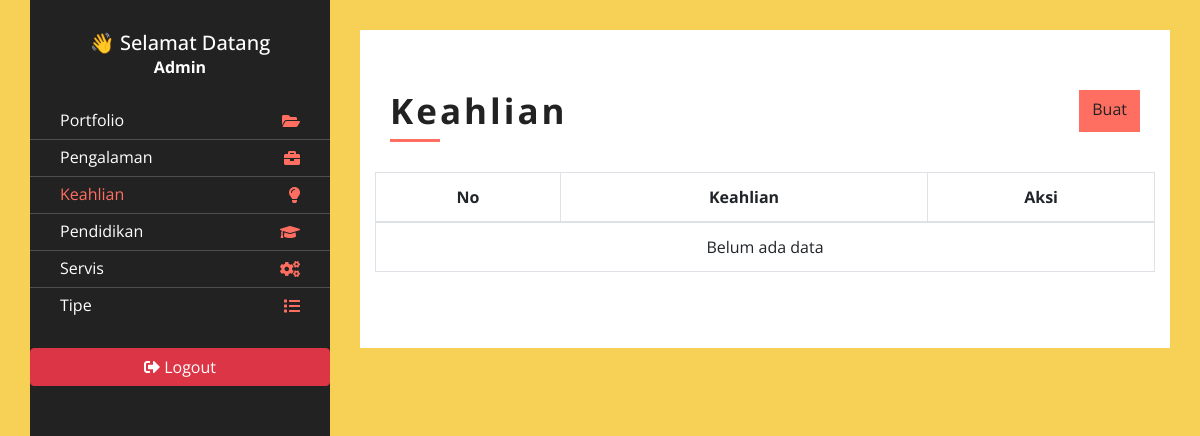
The app's page /admin/index.php?page=skill (signed in), older data.
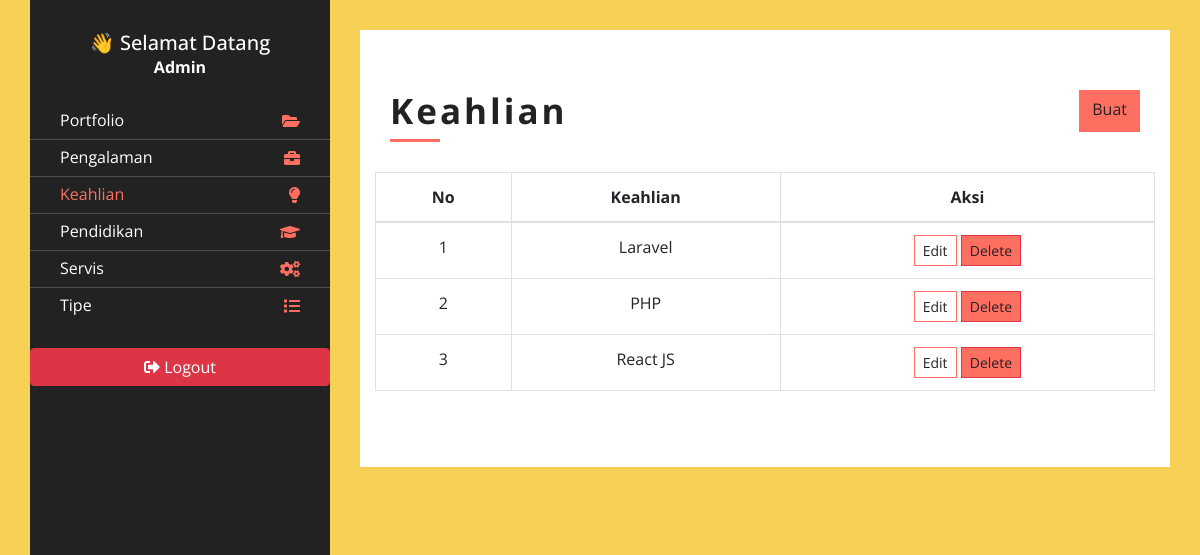
The same page, newer data.
### tables this page shows
CREATE TABLE `skills` (
  `id` int(11) NOT NULL,
  `skill_name` varchar(50) NOT NULL,
  `level` int(3) NOT NULL
);

### admin/content/skill.php (the view, shortened to what this page needs)
<?php
    $query = mysqli_query($conn, "SELECT * FROM skills
            ORDER BY skill_name ASC
    ");
    $rows = mysqli_fetch_all($query, MYSQLI_ASSOC);
?>
<div class="about">
  <div class="content-inner">
    <div class="content-header d-flex justify-content-between">
        <h2>Keahlian</h2>
        <a href="?page=add-edit_skill" class="btn ">Buat</a>
    </div>
    <div class="row align-items-center">
    <table class="table table-bordered text-center">
      <thead>
          <tr>
              <th>No</th>
              <th>Keahlian</th>
              <th>Aksi</th>
          </tr>
      </thead>
      <tbody>
          <?php
          $no = 1;
          foreach ($rows as $row) {
          ?>
              <tr>
                  <td><?php echo $no++ ?></td>
                  <td><?php echo $row['skill_name'] ?></td>
                  <td>
                      <a class="btn  btn-sm" style="background-color:white; border: 1px solid #FF6F61" href="?page=add-edit_skill&id=<?php echo $row['id'] ?>">Edit</a>
                      <a class="btn btn-danger btn-sm" onclick="return confirm('Yakin ingin delete ?')" href="?page=skill&delete=<?php echo $row['id'] ?>">Delete</a>
                  </td>
              </tr>
          <?php
          }
          ?>
          <?php if (empty($rows)) : ?>
              <tr>
                  <td colspan="6">Belum ada data</td>
              </tr>
          <?php endif ?>
      </tbody>
    </table>
    </div>
  </div>
</div>

Row changes from the older to the newer data that the page shows:
added skills: skill_name "Laravel"
added skills: skill_name "PHP"
added skills: skill_name "React JS"
Text that changed along with them:
text no longer shown: "Belum ada data"
